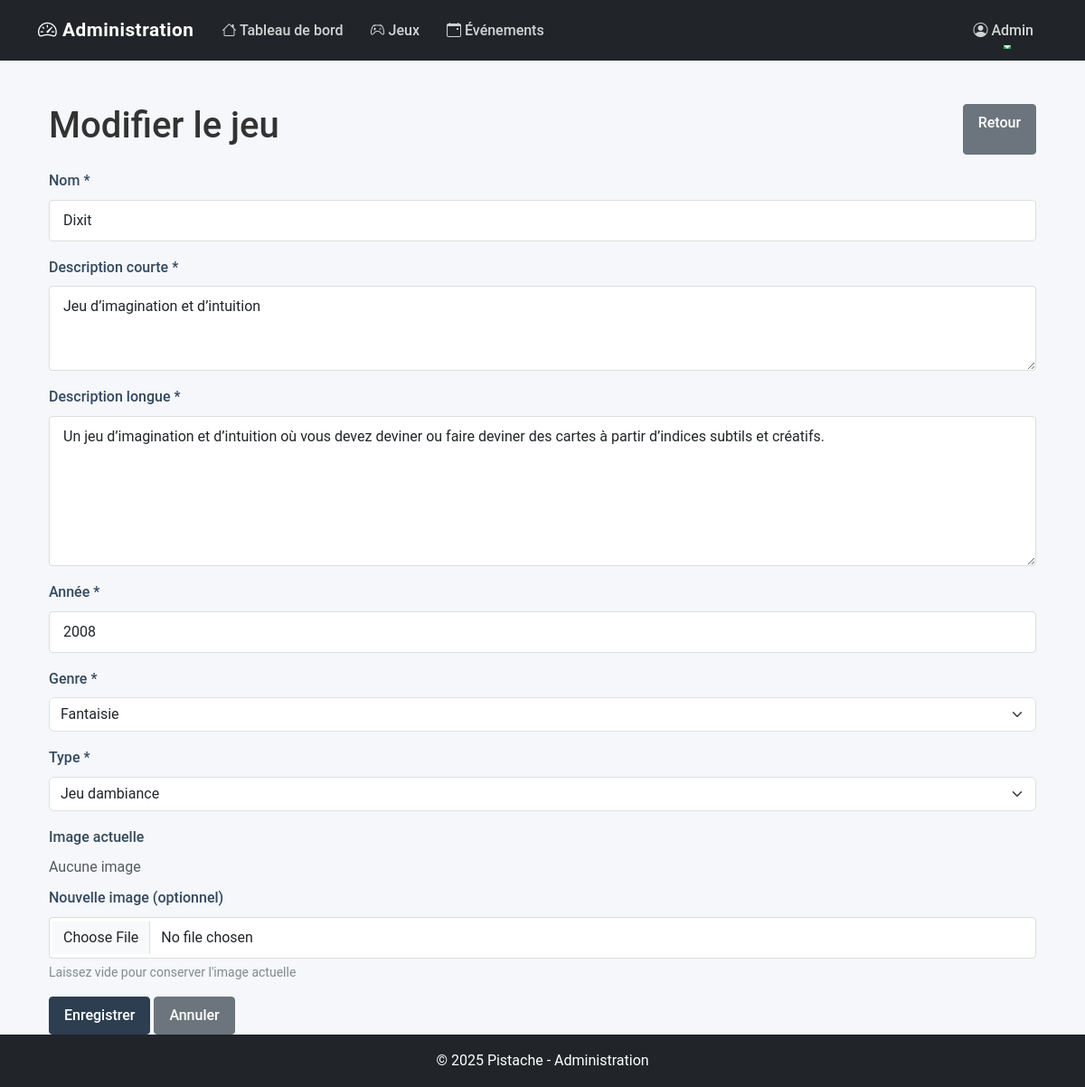
The page /admin/jeux/modifier.php?id=2 on the database its author committed.
### tables this page shows
CREATE TABLE jeux(
    id_jeux INT NOT NULL AUTO_INCREMENT,
    nom VARCHAR(50) NOT NULL UNIQUE,
    description_courte TEXT NOT NULL,
    description_longue TEXT NOT NULL,
    annee_sortie YEAR NOT NULL,
    date_ajout DATE NOT NULL,
    id_genre INT NOT NULL,
    id_type INT NOT NULL,
    CONSTRAINT PK_JEUX PRIMARY KEY (id_jeux),
    CONSTRAINT FK_GENRE FOREIGN KEY (id_genre) REFERENCES genre (id_genre),
    CONSTRAINT FK_TYPE FOREIGN KEY (id_type) REFERENCES type (id_type)
);

CREATE TABLE genre(
    id_genre INT NOT NULL AUTO_INCREMENT,
    nom_genre VARCHAR(50) NOT NULL,
    CONSTRAINT PK_GENRE PRIMARY KEY (id_genre)
);

CREATE TABLE type(
    id_type INT NOT NULL AUTO_INCREMENT,
    nom_type VARCHAR(50) NOT NULL,
    CONSTRAINT PK_TYPE PRIMARY KEY (id_type)
);

### admin/jeux/modifier.php (the view, shortened to what this page needs)
<?php
$id_jeu = intval($_GET['id']);
$jeu = null;
try {
    $conn = connexionBDD();
    $stmt = $conn->prepare('SELECT * FROM jeux WHERE id_jeux = :id');
    $stmt->bindParam(':id', $id_jeu);
    $stmt->execute();
    $jeu = $stmt->fetch(PDO::FETCH_ASSOC);
} catch (PDOException $e) {
    redirigerAvecMessage('liste.php', "Erreur : " . $e->getMessage(), 'danger');
}
$conn = connexionBDD();
$genres = $conn->query("SELECT id_genre, nom_genre FROM genre ORDER BY nom_genre")->fetchAll(PDO::FETCH_ASSOC);
$types = $conn->query("SELECT id_type, nom_type FROM type ORDER BY nom_type")->fetchAll(PDO::FETCH_ASSOC);
include_once '../includes/admin-header.php';
?>
    <div class="container mt-4">
        <div class="d-flex justify-content-between mb-3">
            <h1>Modifier le jeu</h1>
            <a href="liste.php" class="btn btn-secondary">Retour</a>
        </div>
        <form method="post" enctype="multipart/form-data">
            <div class="mb-3">
                <label for="nom" class="form-label">Nom *</label>
                <input type="text" class="form-control" id="nom" name="nom" value="<?php echo htmlspecialchars($jeu['nom']); ?>" required>
            </div>
            <div class="mb-3">
                <label for="description_courte" class="form-label">Description courte *</label>
                <textarea class="form-control" id="description_courte" name="description_courte" rows="3" required><?php echo htmlspecialchars($jeu['description_courte']); ?></textarea>
            </div>
            <div class="mb-3">
                <label for="description_longue" class="form-label">Description longue *</label>
                <textarea class="form-control" id="description_longue" name="description_longue" rows="6" required><?php echo htmlspecialchars($jeu['description_longue']); ?></textarea>
            </div>
            <div class="mb-3">
                <label for="annee_sortie" class="form-label">Année *</label>
                <input type="number" class="form-control" id="annee_sortie" name="annee_sortie" value="<?php echo htmlspecialchars($jeu['annee_sortie']); ?>" required>
            </div>
            <div class="mb-3">
                <label for="genre" class="form-label">Genre *</label>
                <select class="form-select" id="genre" name="genre" required>
                    <?php foreach ($genres as $g): ?>
                        <option value="<?php echo $g['id_genre']; ?>" <?php echo ($g['id_genre'] == $jeu['id_genre']) ? 'selected' : ''; ?>>
                            <?php echo htmlspecialchars($g['nom_genre']); ?>
                        </option>
                    <?php endforeach; ?>
                </select>
            </div>
            <div class="mb-3">
                <label for="type" class="form-label">Type *</label>
                <select class="form-select" id="type" name="type" required>
                    <?php foreach ($types as $t): ?>
                        <option value="<?php echo $t['id_type']; ?>" <?php echo ($t['id_type'] == $jeu['id_type']) ? 'selected' : ''; ?>>
                            <?php echo htmlspecialchars($t['nom_type']); ?>
                        </option>
                    <?php endforeach; ?>
                </select>
            </div>
            <div class="mb-3">
                <label class="form-label">Image actuelle</label>
                <div class="mb-2">
                    <?php if ($jeu['image_path'] && file_exists('../../' . $jeu['image_path'])): ?>
                        <img src="../../<?php echo htmlspecialchars($jeu['image_path']); ?>"
                             alt="Image actuelle" style="max-width:200px;border-radius:4px;">
                    <?php else: ?>
                        <span class="text-muted">Aucune image</span>
                    <?php endif; ?>
                </div>
                <label for="image" class="form-label">Nouvelle image (optionnel)</label>
                <input type="file" class="form-control" name="image" id="image" accept="image/*">
                <div class="form-text">Laissez vide pour conserver l'image actuelle</div>
            </div>
            <button type="submit" class="btn btn-primary">Enregistrer</button>
            <a href="liste.php" class="btn btn-secondary">Annuler</a>
        </form>
    </div>
<?php include_once '../includes/admin-footer.php'; ?>

### assets/css/admin.css (style rules this page uses)
:root { --admin-primary: #2c3e50; --admin-secondary: #34495e; --admin-accent: #27ae60; --admin-light: #ecf0f1; --admin-success: #2ecc71; --admin-danger: #e74c3c; --admin-warning: #f39c12; --admin-info: #3498db; --admin-text: #333; --admin-muted: #7f8c8d; --admin-border: #ddd; --admin-hover: #f5f5f5; --admin-bg: #f5f7fa; --admin-radius: 6px; --admin-padding: 15px; --admin-margin: 20px; --admin-transition: all 0.2s ease; --admin-shadow: 0 1px 3px rgba(0, 0, 0, 0.1); --admin-shadow-hover: 0 4px 6px rgba(0, 0, 0, 0.1); }
body { font-family: 'Roboto', -apple-system, BlinkMacSystemFont, 'Segoe UI', sans-serif; color: var(--admin-text); background-color: var(--admin-bg); line-height: 1.6; }
.btn { border-radius: 4px; font-weight: 500; padding: 8px 16px; transition: var(--admin-transition); }
.btn-primary { background-color: var(--admin-primary); border-color: var(--admin-primary); }
.form-control { border-radius: 4px; border: 1px solid var(--admin-border); padding: 10px 15px; }
.form-label { font-weight: 500; color: var(--admin-secondary); }
.form-text { color: var(--admin-muted); }

### rows shown on the page
jeux: nom "Dixit", description_courte "Jeu d’imagination et d’intuition", description_longue "Un jeu d’imagination et d’intuition où vous devez deviner ou faire deviner des cartes à partir d’indices subtils et créatifs.", annee_sortie "2008", genre "Fantaisie", type "Jeu dambiance"
